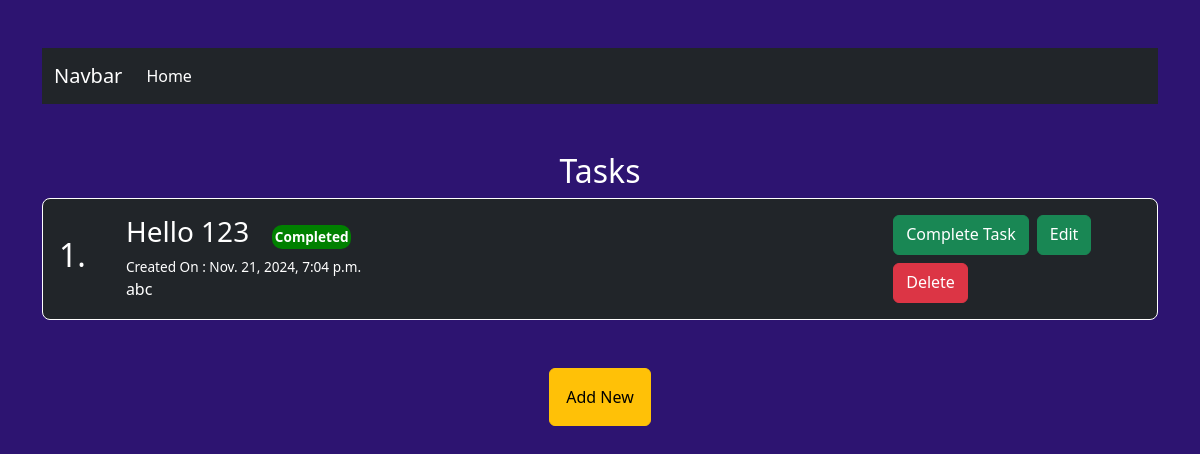
/tasks/, run on the app's committed database.
### task/models.py (models this page shows, shortened)
class Task(models.Model):
    id = models.AutoField(primary_key = True)
    heading = models.CharField(max_length=100)
    desc = models.TextField()
    is_completed = models.BooleanField(default=False)
    created_at = models.DateTimeField(auto_now_add=True)
    updated_at = models.DateTimeField(auto_now=True)

### task/views.py (the view)
# urls.py: path('', tasklist, name="tasklist"),
def tasklist(request):
    tasklist = Task.objects.all().order_by("is_completed", "-created_at")
    context = {
        "tasklist": tasklist
    }
    return render(request, "task/tasklist.html", context)

### templates/task/tasklist.html (shortened to what this page needs)
{% extends 'base/base.html' %}
{% block body %}
<div id="tasklist" class="d-flex flex-column justify-content-center align-items-center my-5">
    <h2 class="mb-2">Tasks</h2>
    {% if tasklist %}
        {% for task in tasklist %}
        <div class="d-flex justify-content-between py-3 pe-3 w-100 singletask rounded-3 border border-1 border-white gap-4">
            <h2 class="d-flex justify-content-center align-items-center mx-3">{{forloop.counter}}.</h2>
            <div class="w-75">
                <h3>{{task.heading}} {%if task.is_completed == True%} <span class="status green">Completed</span> {% else %}<span class="status red">Pending</span>  {% endif %}</h3>
                <p class="created_at">Created On : {{task.created_at}}</p>
                <p>{{task.desc}}</p>
            </div>
            <div class="w-25 d-flex flex-wrap justify-content-start gap-2 align-items-center ">
                <a href="{% url 'complete_task' id=task.id %}" class="btn btn-success" style="height: 40px;">Complete Task </a>
                <a href="{% url 'edit_task' id=task.id %}" class="btn btn-success" style="height: 40px;">Edit</a>
                <a href="{% url 'delete_task' id=task.id %}" class="btn btn-danger" style="height: 40px;">Delete</a>
            </div>
        </div>
        {% endfor %}
    {% else %}
    <div class="text-center py-3 pe-3 ps-1 w-75 singletask rounded-3 border border-1 border-white">
        <h4>No tasks Created...</h4>
    </div>
    {% endif %}
    <div class="my-5">
        <a href="{% url 'add_task' %}" class="btn btn-warning py-3 px-3">Add New</a>
    </div>
</div>
{% endblock %}

### templates/base/base.html (style rules this page uses)
* { margin: 0; padding: 0; box-sizing: border-box; }
body { background: rgb(45, 20, 113); color: white; }

### templates/task/tasklist.html (style rules this page uses)
.singletask { background-color: #212529; }
.status { font-size: 0.85rem !important; color: white; padding: 0.15rem; border-radius: 10px; margin-left: 1rem; font-weight: 600; }
.green { background-color: green; }
.created_at { font-size: 0.85rem; }
p { margin: 0; }

### data on the page
Task: heading "Hello 123", is_completed "Completed", created_at "Nov. 21, 2024, 7:04 p.m.", desc "abc"
